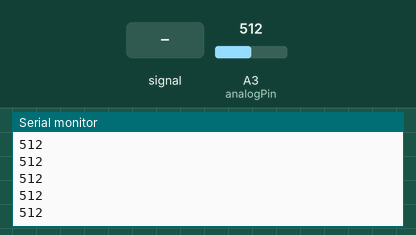
This sketch was run on a simulated Arduino Uno, built with avr-gcc and run on an emulated ATmega328P. Parts: the last lines printed to the serial monitor. Inputs (shaded band) come from the test bench; at power-on: A3 (analogPin) = 512.

Above: at 1.2 s.
1.3 s: A3 (analogPin) fed a 200 Hz sine of ±81 counts around its level
At 2.1 s:
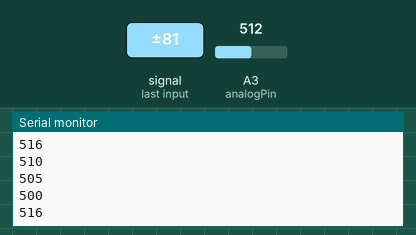
2.8 s: A3 (analogPin) set to 716
At 3.5 s:
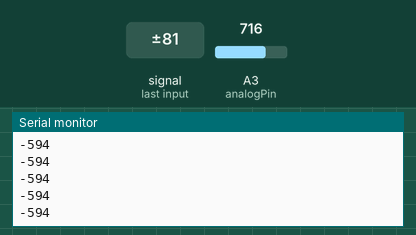
4.3 s: A3 (analogPin) fed a 1000 Hz sine of ±255 counts around its level
At 4.9 s:
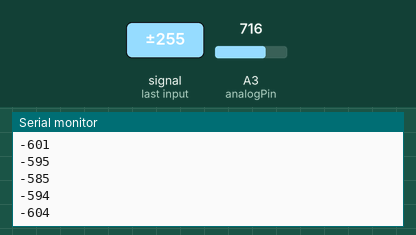
5.8 s: A3 (analogPin) set to 900
At 6.4 s:
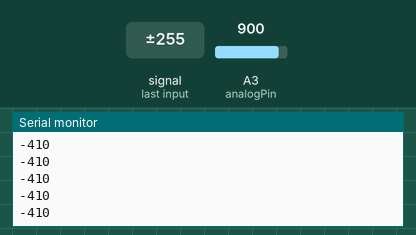
Timing chart, 0 to 8.3 s (numbered marks = the images above; inputs shaded):
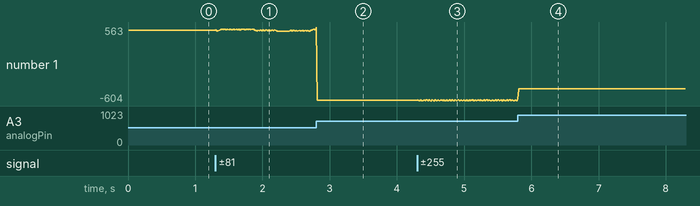

Measured:
- after the input at 1.3 s, the serial monitor: prints a new line at once (image 1)
- after the input at 2.8 s, the serial monitor: prints a new line at once (image 2)
- after the input at 4.3 s, the serial monitor: prints a new line at once (image 3)
- after the input at 5.8 s, the serial monitor: prints a new line at once (image 4)
- plotted number 1: 512 → 522 after the input at 1.3 s, 522 → -594 after the input at 2.8 s, -594 → -598 after the input at 4.3 s, -598 → -410 after the input at 5.8 s

The sketch:

weight_reading.ino
```cpp
const int analogPin = A3;
const int numReadings = 50;
const unsigned long interval = 10; // Interval between serial transmissions
unsigned long previousMillis = 0;

int readings[numReadings];
int readIndex = 0;
int total = 0;
int average = 0.0;

void setup() {
  Serial.begin(115200); // Initialize serial communication at 9600 baud rate
  for (int i = 0; i < numReadings; i++) {
    readings[i] = 0; // Initialize all readings to 0
  }
  pinMode(analogPin, INPUT);
}

void loop() {
  int sensorValue = analogRead(analogPin);
  total = total - readings[readIndex] + sensorValue;
  readings[readIndex] = sensorValue;
  readIndex = (readIndex + 1) % numReadings;

  average = total / numReadings;

  // Send the averaged value to the serial port at 100 Hz
  unsigned long currentMillis = millis();
  if (currentMillis - previousMillis >= interval) {
    previousMillis = currentMillis;
    Serial.println(average);
  }
}
```
